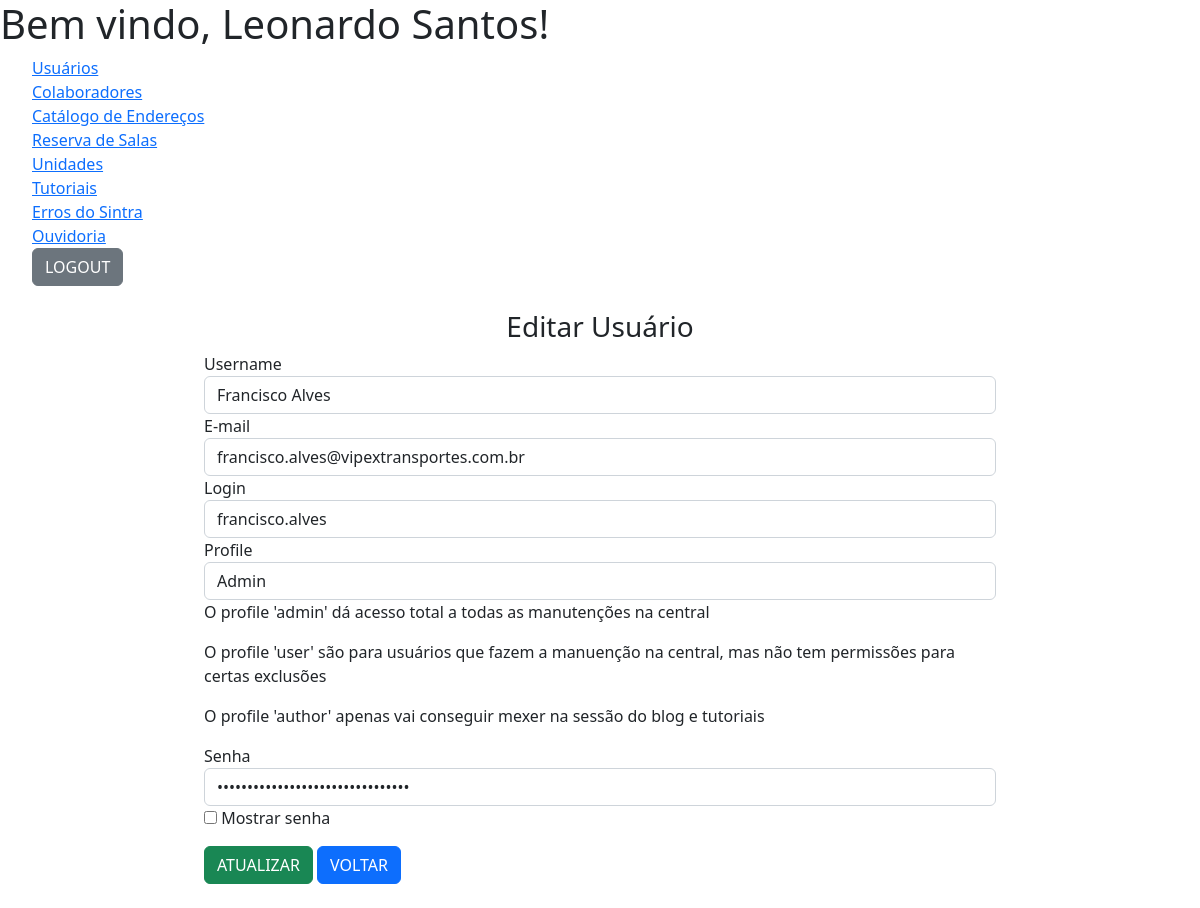
The page /admin/pages/users-edit.php?id=3 (signed in) on the database its author committed.
### tables this page shows
CREATE TABLE `usuarios` (
  `id` int(11) NOT NULL,
  `username` varchar(255) NOT NULL,
  `login` varchar(255) NOT NULL,
  `password` varchar(255) NOT NULL,
  `email` varchar(255) NOT NULL,
  `profile` varchar(20) NOT NULL
);

### admin/pages/users-edit.php (the view, shortened to what this page needs)
<?php
    include_once '../php_action/db_connect.php';
    $id = $_SESSION['id_usuario'];
    $sql = "SELECT * FROM usuarios WHERE id = '$id'";
    $resultado = mysqli_query($connect, $sql);
    $dados = mysqli_fetch_array($resultado);
    include_once '../includes/header.php';
    if(isset($_GET['id'])){
        $id = mysqli_escape_string($connect, $_GET['id']);
        $sql = "SELECT * FROM usuarios WHERE id = '$id'";
        $resultado = mysqli_query($connect, $sql);
        $dados = mysqli_fetch_array($resultado);
    }
?>
<div class="row no-gutters mt-4">
        <div class="col-12 col-md-8 offset-md-2">
            <h3 class="text-center">Editar Usuário</h3>
            <form action="../php_action/update-users.php" method="POST">
                <div class="form-group">
                    <label for="username">Username</label>
                    <input class="form-control" type="text" name="username" id="username" value="<?php echo $dados['username'] ?>">
                </div>
                <div class="form-group">
                    <label for="email">E-mail</label>
                    <input class="form-control" type="email" name="email" id="email" value="<?php echo $dados['email'] ?>">
                </div>
                <div class="form-group">
                    <label for="login">Login</label>
                    <input class="form-control" type="text" name="login" id="login" value="<?php echo $dados['login'] ?>">
                </div>
                <div class="form-group">
                    <label for="profile">Profile</label>
                    <select class="form-control" name="profile" id="profile">
                        <option <?php if($dados['profile'] == "admin") {echo "selected";} ?> value="admin">Admin</option>
                    </select>
                    <p>O profile 'admin' dá acesso total a todas as manutenções na central</p>
                    <p>O profile 'user' são para usuários que fazem a manuenção na central, mas não tem permissões para certas exclusões</p>
                    <p>O profile 'author' apenas vai conseguir mexer na sessão do blog e tutoriais</p>
                </div>
                <div class="form-group">
                    <label for="password">Senha</label>
                    <input class="form-control" type="password" name="password" id="password" value="<?php echo $dados['password'] ?>">
                    <input type="checkbox" onclick="revealPassword()"> Mostrar senha
                </div>
                <div class="form-group mt-3">
                    <button type="submit" name="btn-atualizar" class="btn btn-success">ATUALIZAR</button>
                    <a href="../home.php" class="btn btn-primary">VOLTAR</a>
                </div>
            </form>
            <br>
        </div>
    </div>
<?php
    include_once '../includes/footer.php';
?>

### admin/assets/css/style.css (style rules this page uses)
* { margin: 0; padding: 0; list-style: none; }

### rows shown on the page
usuarios: username "Francisco Alves", email "francisco.alves@vipextransportes.com.br", login "francisco.alves", profile "Admin"
